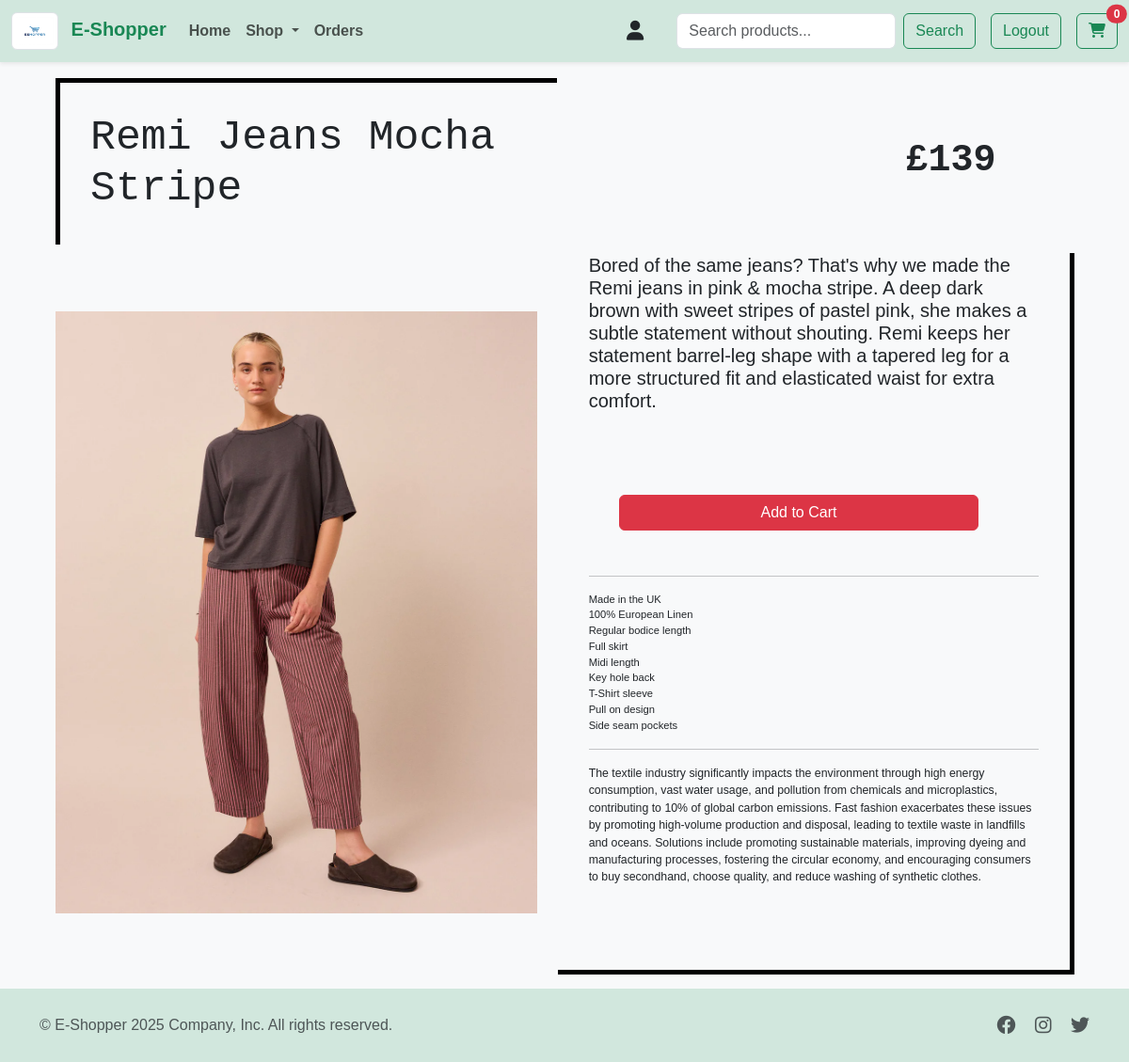
The app's page /product/2 with its own data.
### store/models.py (models this page shows, shortened)
class Product(models.Model):
    title = models.CharField(max_length=60)
    material = models.CharField(max_length=60)
    description = models.CharField(max_length=1000, default='', blank=True, null=True)
    price = models.IntegerField(default=0)
    amount_sold = models.IntegerField(default=0)
    category = models.ForeignKey(Category, on_delete=models.CASCADE, default=1)
    image = models.ImageField(upload_to='store\static')

### store/views.py (the view)
# urls.py: path('product/<int:product_id>', views.product, name='product'),
def product(request, product_id):
    cart = request.session.get('Cart', {})
    cust = request.session.get('Customer', {})
    try:
        product_obj = Product.objects.get(id=product_id)
        full_path = str(product_obj.image)
        index = full_path.rfind('/')
        img = full_path[index+1:]
        context = {
            'product': product_obj,
            'Image': img,
            'Cart': cart,
            'Customer': cust
        }
        return render(request, 'product.html', context)
    except Product.DoesNotExist:
        return redirect('home')

### store/templates/product.html (shortened to what this page needs)
{% extends "master.html" %}
{% block content %}
{% load static %}
{% block extra_css %}
<link rel="stylesheet" href="{% static 'product.css' %}">
{% endblock extra_css %}
<div class="container">
    <table id="showcase-table">
        <tbody>
            <tr>
                <th>
                    <h1 class="product-title">
                        {{ product.title }}
                    </h1>
                </th>
                <th>
                    <h1 class="price">£{{ product.price }}</h1>
                </th>
            </tr>
            <tr>
                <td>
                    <img id="showcase-img" src="{% static Image %}" alt="">
                </td>
                <td id="deco-box">
                    <div class="product-descriptBox">
                        <br>
                        <h5>
                            {{ product.description }}
                        </h5>
                        <br>
                        <br>
                        <a href="{% url 'add_to_cart' product.title product.id product.price Image 'cart' %}"
                            class="btn btn-danger btn-addToCart">Add to Cart</a>
                        <br>
                        <hr>
                        <p id="product-details">
                            Made in the UK <br>
                            100% European Linen <br>
                            Regular bodice length <br>
                            Full skirt <br>
                            Midi length <br>
                            Key hole back <br>
                            T-Shirt sleeve <br>
                            Pull on design <br>
                            Side seam pockets
                        </p>
                        <hr>
                        <p id="environment-statement">
                            The textile industry significantly impacts the environment through high energy
                            consumption, vast water usage, and pollution from chemicals and microplastics,
                            contributing to 10% of global carbon emissions. Fast fashion exacerbates these
                            issues by
                            promoting high-volume production and disposal, leading to textile waste in landfills
                            and
                            oceans. Solutions include promoting sustainable materials, improving dyeing and
                            manufacturing processes, fostering the circular economy, and encouraging consumers
                            to
                            buy secondhand, choose quality, and reduce washing of synthetic clothes.
                        </p>
                    </div>
                </td>
            </tr>
            <tr>
                <td>
                </td>
            </tr>
        </tbody>
    </table>
</div>
{% endblock %}

### store/static/product.css (style rules this page uses)
body { background: #ffffff; min-height: 100vh; font-family: Tahoma, sans-serif; }
#showcase-table { margin: 1rem; }
#showcase-img { width: auto; height: 40rem; }
.product-descriptBox { position: relative; top: -3.5rem; margin: 2rem; }
.product-title { border-left: 5px solid black; border-top: 5px solid black; padding: 2rem; font-size: 2.8rem; font-family: 'Courier New', monospace; }
.price { position: relative; right: 5rem; float: right; font-weight: 900; font-family: 'Courier New', monospace; }
#product-details { font-size: 0.7rem; }
#environment-statement { font-size: 0.77rem; }
.btn-addToCart { margin: 2rem; color: white; width: 80%; }
#deco-box { border-bottom: 5px solid black; border-right: 5px solid black; }

### records on screen
Product: title "Remi Jeans Mocha Stripe", price "139", description "Bored of the same jeans? That's why we made the Remi jeans in pink & mocha stripe. A deep dark brown with sweet stripes of pastel pink, she makes a subtle statement without shouting. Remi keeps her statement barrel-leg shape with a tapered leg for a more structured fit and elasticated waist for extra comfort."
